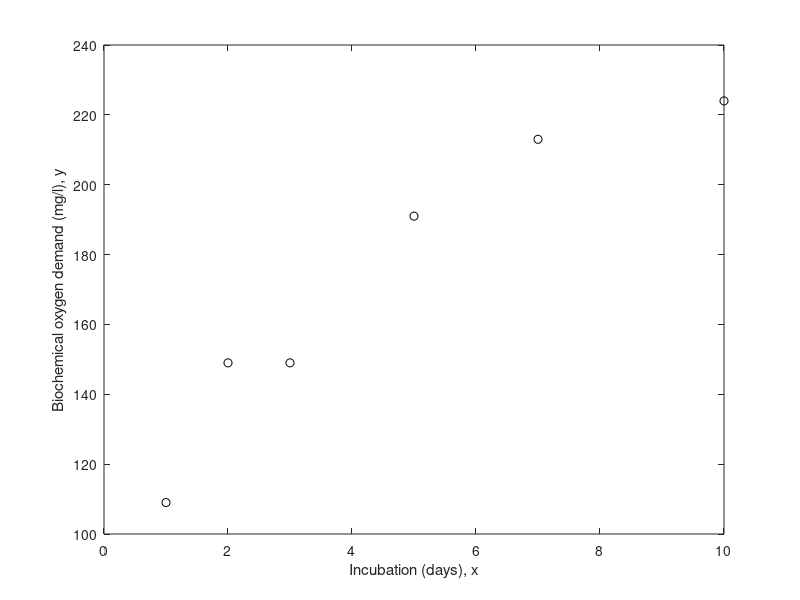

Recreate this plot in MATLAB. (Note: this script raises an error after producing the figure.)
%% Weighted Nonlinear Regression
% The nonlinear least squares algorithm used by the Statistics Toolbox
% function |nlinfit| assumes that measurement errors all have the same
% variance.  When that assumption is not true, it's useful to be able to make
% a weighted fit.  This demonstration shows how to do that using |nlinfit|.

%   Copyright 2005-2006 The MathWorks, Inc.
%   $Revision: 1.1.6.3 $  $Date: 2006/04/03 17:11:19 $

%% Data and Model for the Fit
% We'll use data collected to study water pollution caused by industrial
% and domestic waste.  These data are described in detail in Box, G.P.,
% W.G. Hunter, and J.S. Hunter, Statistics for Experimenters (Wiley, 1978,
% pp. 483-487).  The response variable is biochemical oxygen demand in
% mg/l, and the predictor variable is incubation time in days.
x = [1 2 3 5 7 10]';
y = [109 149 149 191 213 224]';

plot(x,y,'ko');
xlabel('Incubation (days), x'); ylabel('Biochemical oxygen demand (mg/l), y');

%%
% We'll assume that it is known that the first two observations were made
% with less precision than the remaining observations.  They might, for
% example, have been made with a different instrument.  Another common
% reason to weight data is that each recorded observation is actually
% the mean of several measurements taken at the same value of x.  In the
% data here, suppose the first two values represent a single raw
% measurement, while the remaining four are each the mean of 5
% measurements.  Then it would be appropriate to weight by the number of
% measurements that went into each observation.
w = [1 1 5 5 5 5]';
%%
% The absolute scale of the weights actually doesn't affect the fit we will
% make, only the relative sizes.  Thus, they could be normalized in some
% way.  For the purposes of estimating the variability in y, it's useful
% to think of a weight of 1 as representing a "standard" measurement
% precision.  In this example, where the weights represent the number of
% raw measurements contributing to an observation, the natural scaling for
% the weights is obvious.

%%
% The model we'll fit to these data is a scaled exponential curve that
% becomes level as x becomes large.
modelFun = @(b,x) b(1).*(1-exp(-b(2).*x));

%%
% Just based on a rough visual fit, it appears that a curve drawn through
% the points might level out at a value of around 240 somewhere in the
% neighborhood of x = 15.  So we'll use 240 as the starting value for b1,
% and since e^(-.5*15) is small compared to 1, we'll use .5 as the starting
% value for b2.
start = [240; .5];


%% Fit the Model with Weights
% To make a weighted fit, we'll define "weighted" versions of the data and the
% model function, then use nonlinear least squares to make the fit.   Given
% these "weighted" inputs, |nlinfit| will compute weighted parameter
% estimates.
yw = sqrt(w).*y;
modelFunw = @(b,x) sqrt(w).*modelFun(b,x);
[bFitw,rw,Jw] = nlinfit(x,yw,modelFunw,start);
bFitw
%% 
% An important part of any analysis is an estimate of the precision of the
% model fit.  Here, we can compute confidence intervals for the parameters and
% display them along with the estimates.
bCIw = nlparci(bFitw,rw,Jw)

%%
% Alternatively, we can use the second and third outputs from |nlinfit| to
% approximate the covariance matrix of the estimated parameters, and from
% that get estimated standard errors.
[Qw,Rw] = qr(Jw,0);
msew = sum(abs(rw).^2)/(sum(w)-length(bFitw));
Rinvw = inv(Rw);
Sigmaw = Rinvw*Rinvw'*msew;
seFitw = sqrt(diag(Sigmaw))


%% Estimate the Response Curve
% Next, we'll compute the fitted response values, and halfwidths for
% confidence intervals.  By default, those widths are for pointwise confidence
% bounds for the estimated curve, but |nlpredci| can also compute simultaneous
% intervals.
xgrid = linspace(min(x),max(x),100)';
[yFitw, deltaw] = nlpredci(modelFun,xgrid,bFitw,rw,Jw);
plot(x,y,'ko', xgrid,yFitw,'b-',xgrid,yFitw+deltaw,'b:',xgrid,yFitw-deltaw,'b:');
xlabel('x'); ylabel('y');
legend({'Data', 'Weighted fit', '95% Confidence Limits'},'location','SouthEast');
%%
% Notice that the two downweighted points are not fit as well by the curve
% as the remaining points.  That's as you would expect for a weighted fit.
%
% It's also possible to use |nlpredci| to estimate prediction intervals
% for future observations at specified values of x.  Those intervals
% will in effect assume a weight, or measurement precision, of 1.
[yFitw, deltaw] = nlpredci(modelFun,xgrid,bFitw,rw,Jw,[],[],'observation');
plot(x,y,'ko', xgrid,yFitw,'b-',xgrid,yFitw+deltaw,'b:',xgrid,yFitw-deltaw,'b:');
xlabel('x'); ylabel('y');
legend({'Data', 'Weighted fit', '95% Prediction Limits'},'location','SouthEast');


%% Residual Analysis
% In addition to plotting the data and the fit, we'll plot residuals from a
% fit against the predictors, to diagnose any problems with the model.
% The residuals should appear independent and identically distributed.
% Because of the weights, we'll have to scale the residuals to make the plot
% easier to interpret.
plot(x,rw.*sqrt(w),'b^');
graph2d.constantline(0,'linestyle',':','color',[.5 .5 .5]);
xlabel('x'); ylabel('Residuals, yFit - y');
%%
% There is some evidence of systematic patterns in this residual plot.  Notice
% how the last four residuals have a linear trend, suggesting that the model
% might not increase fast enough as x increases.  Also, the magnitude of the
% residuals tends to decrease as x increases, suggesting that measurement
% error may depend on x.  These deserve investigation, however, there are so
% few data points, that it's hard to attach significance to these apparent
% patterns.


%% Fit the Model without Weights
% To see what difference the weights made, we can compare to an unweighted
% fit.
[bFit,r,J] = nlinfit(x,y,modelFun,start);
[yFit,delta] = nlpredci(modelFun,xgrid,bFit,r,J);

plot(x,y,'ko', xgrid,yFitw,'b-',xgrid,yFit,'r-');
legend({'Data', 'Weighted fit', 'Unweighted fit'},'location','SouthEast');
xlabel('x'); ylabel('y');
%%
% Notice how the weighted fit is less influenced by the two points with
% smaller weights, and as a result, fits the remaining points better.
% Assuming the weights were known apriori, that makes sense. If they had not
% been known, the weighted fit might have been a useful exercise to see the
% influence of those two points on the fit, but could probably not be taken as
% the appropriate fit without some justification for the weights.


displayEndOfDemoMessage(mfilename)
